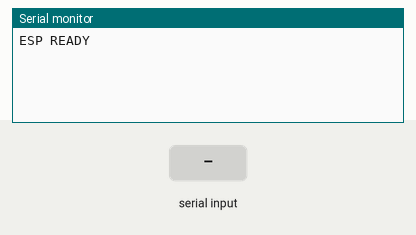
Recording of a sketch running on a simulated Arduino Uno, built with avr-gcc and run on an emulated ATmega328P. Shown: the last lines printed to the serial monitor. The inputs (shaded band) are chosen by the test bench.

Above: at 2.2 s.
2.3 s: "1\n" received over Serial
At 3.4 s:
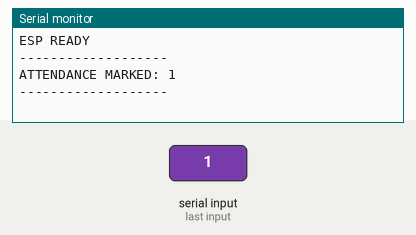
3.8 s: "0\n" received over Serial
At 4.5 s:
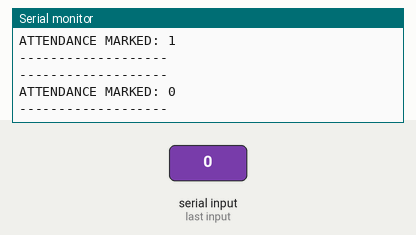
5.3 s: "2\n" received over Serial
At 5.7 s:
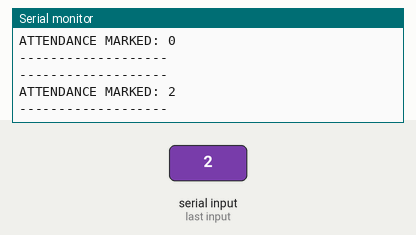

Measured:
- after the input at 2.3 s, the serial monitor: prints a new line at once (image 1)
- after the input at 3.8 s, the serial monitor: prints a new line at once (image 2)
- after the input at 5.3 s, the serial monitor: prints a new line at once (image 3)

The sketch:

sketch_mar10a.ino
```cpp
void setup() {

  Serial.begin(115200);
  delay(1000);

  Serial.println("ESP READY");

}

void loop() {

  if (Serial.available()) {

    String name = Serial.readStringUntil('\n');

    Serial.println("-------------------");
    Serial.print("ATTENDANCE MARKED: ");
    Serial.println(name);
    Serial.println("-------------------");

  }

}
```
